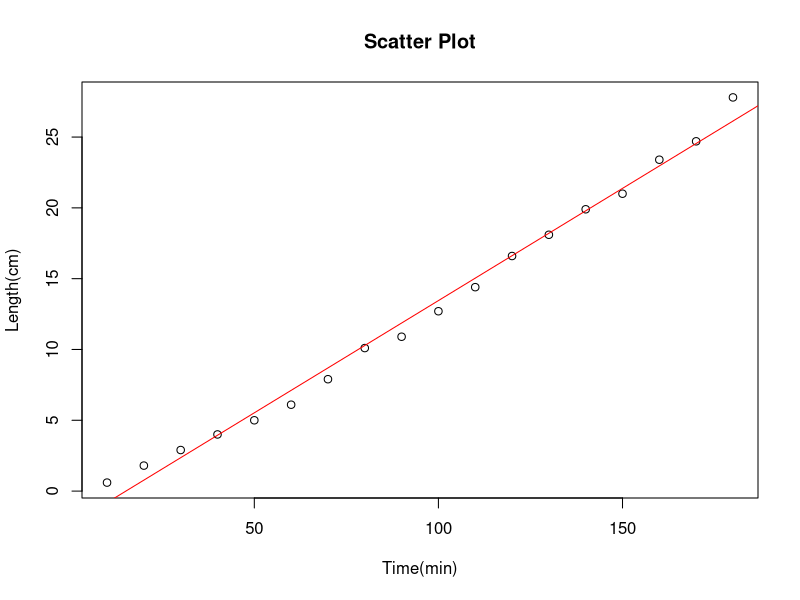
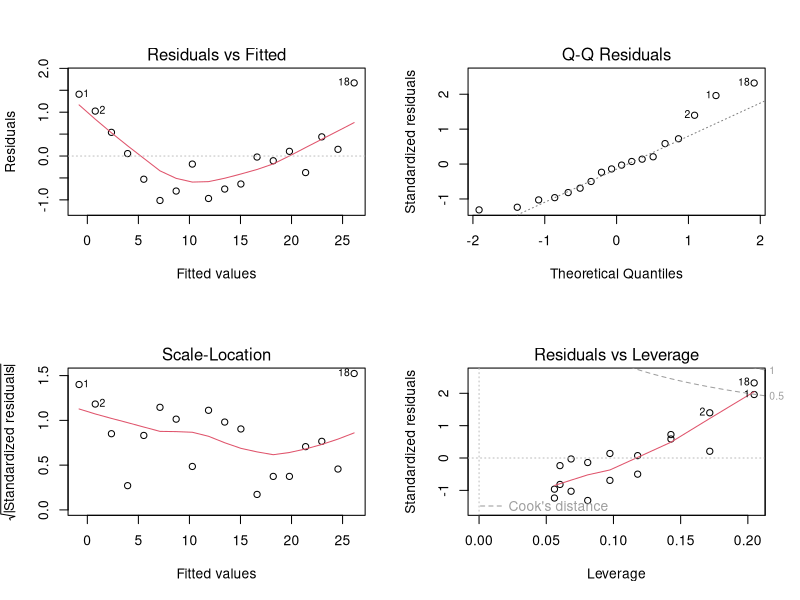
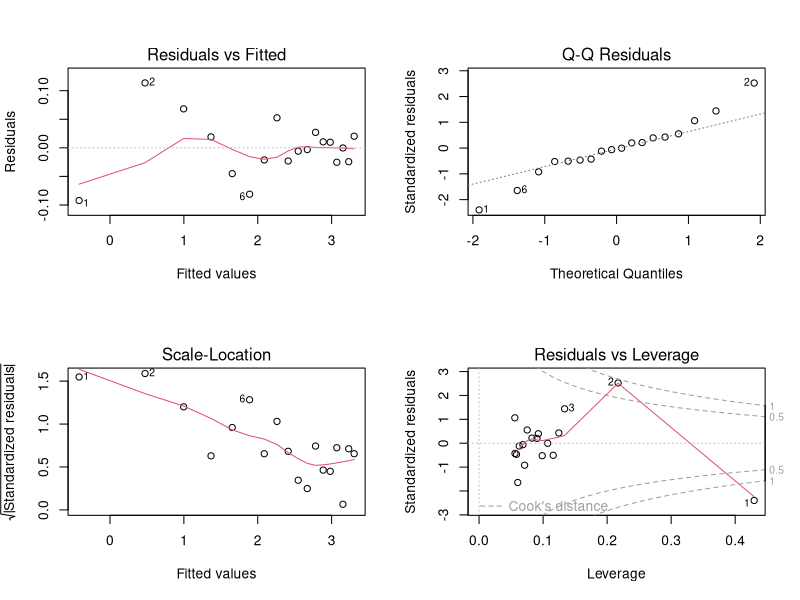
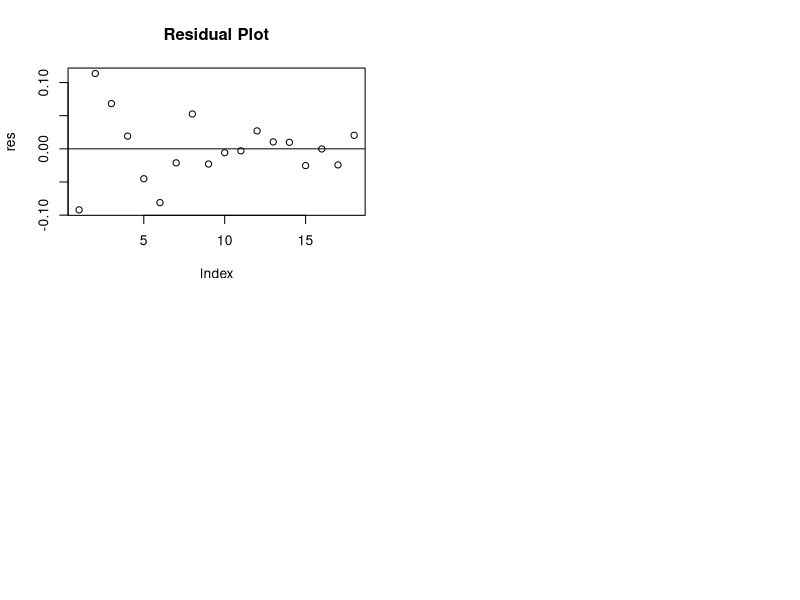

Here is the R script that generated these plots, in order:
#(a)
T = c(10,20,30,40,50,60,70,80,90,100,110,120,130,140,150,160,170,180)
L = c(0.6,1.8,2.9,4,5,6.1,7.9,10.1,10.9,12.7,14.4,16.6,18.1,19.9,21,23.4,24.7,27.8)
plot(T,L,main = "Scatter Plot", ylab = "Length(cm)", xlab = "Time(min)")
model = lm(L~T)
abline(model,col="red")
par(mfrow = c(2, 2))
plot(model)

#(b)
model2 = lm( log(L) ~ log(T) )
plot(model2)

res = resid(model2)
plot(res,main = "Residual Plot")
abline(0,0)